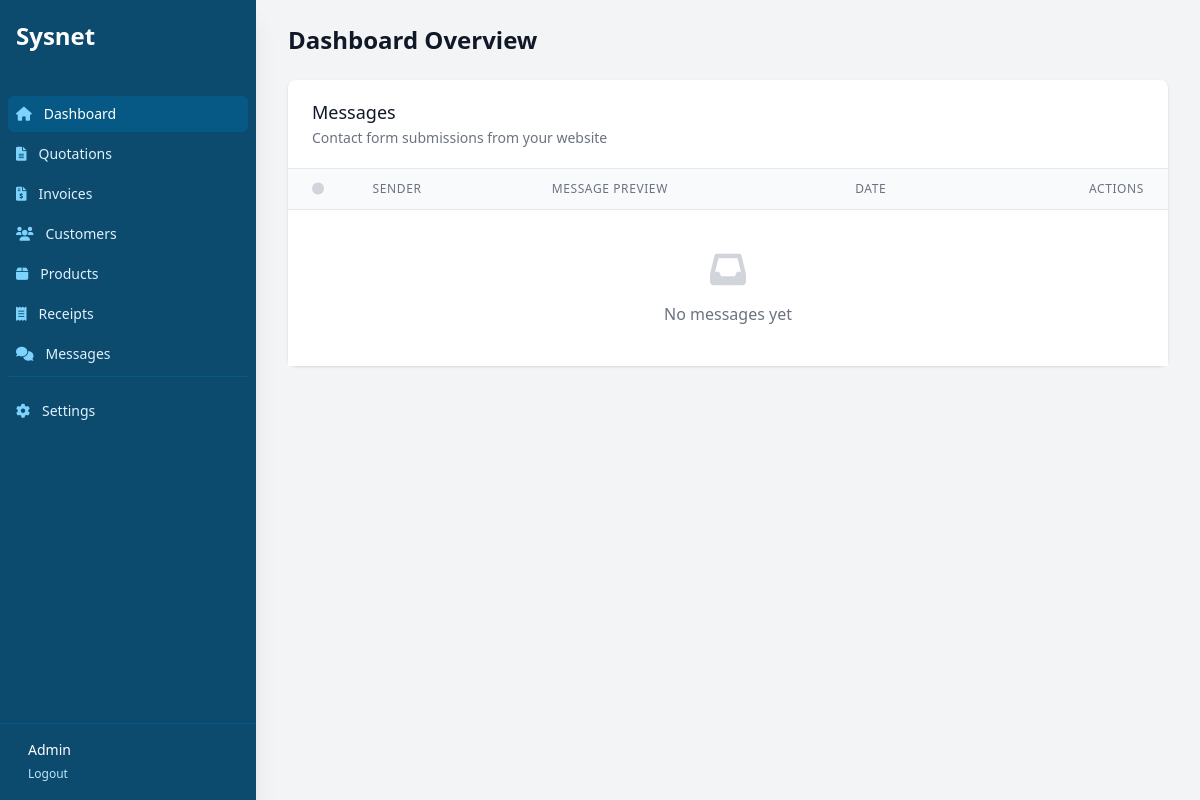
/billing/messages/ (signed in), run on an earlier commit of the app's database.
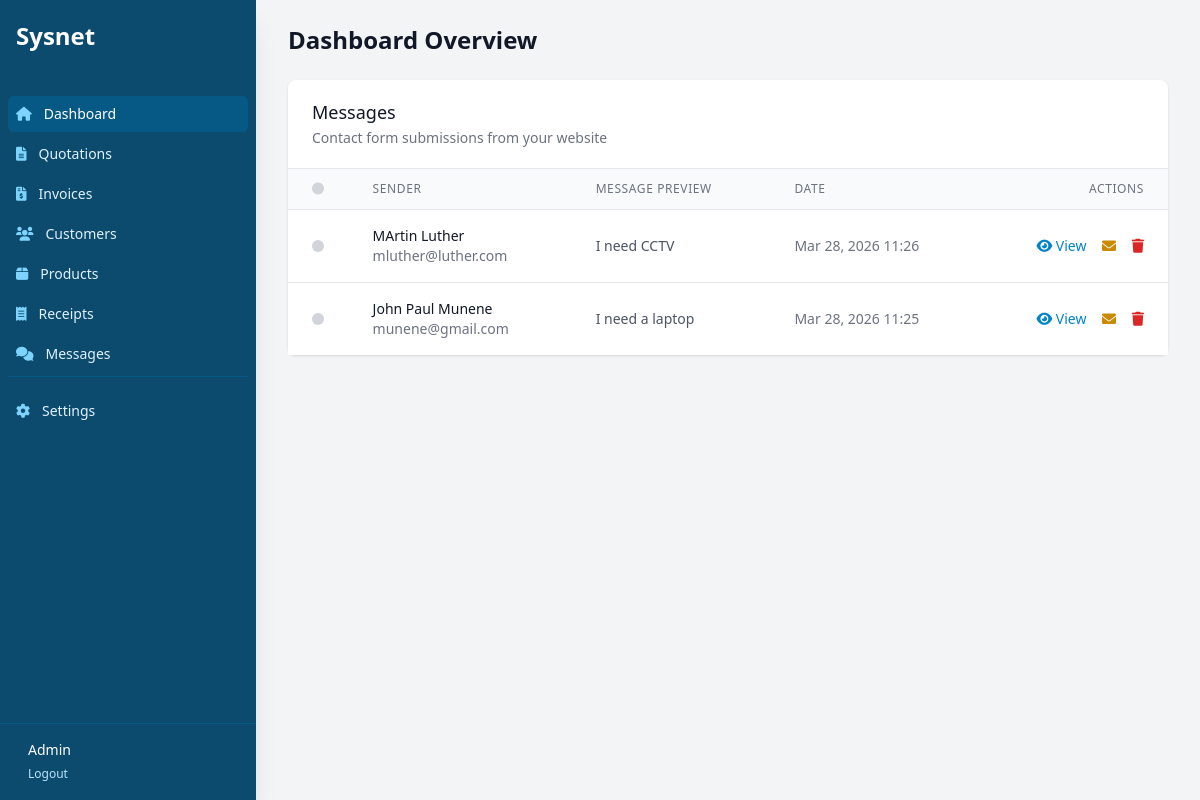
And on a later commit of the database.
### billing/models.py (models this page shows, shortened)
class ContactMessage(models.Model):
    first_name = models.CharField(max_length=100)
    last_name = models.CharField(max_length=100)
    email = models.EmailField()
    message = models.TextField()
    is_read = models.BooleanField(default=False)
    created_at = models.DateTimeField(auto_now_add=True)
    class Meta:
        ordering = ['-created_at']
    def sender_name(self):
        return f"{self.first_name} {self.last_name}"

### billing/views.py (the view)
# urls.py: path('messages/', views.message_list, name='message_list'),
@login_required
def message_list(request):
    unread_count = ContactMessage.objects.filter(is_read=False).count()
    messages_qs = ContactMessage.objects.all()
    return render(request, 'billing/message_list.html', {
        'messages': messages_qs,
        'unread_count': unread_count
    })

### billing/context_processors.py (called while the page is built)
def company_info(request):
    return {
        'company': CompanyProfile.objects.first()
    }

def unread_count(request):
    if request.user.is_authenticated:
        return {'unread_count': ContactMessage.objects.filter(is_read=False).count()}
    return {'unread_count': 0}

### templates/billing/message_list.html (shortened to what this page needs)
{% extends 'billing/base_dashboard.html' %}
{% block dashboard_content %}
<div class="bg-white shadow rounded-lg">
    <div class="px-4 py-5 border-b border-gray-200 sm:px-6 flex justify-between items-center">
        <div>
            <h3 class="text-lg leading-6 font-medium text-gray-900">Messages</h3>
            <p class="mt-1 text-sm text-gray-500">Contact form submissions from your website</p>
        </div>
    </div>
    <div class="overflow-x-auto">
        <table class="min-w-full divide-y divide-gray-200">
            <thead class="bg-gray-50">
                <tr>
                    <th class="px-6 py-3 text-left text-xs font-medium text-gray-500 uppercase tracking-wider w-10">
                        <i class="fas fa-circle text-xs {% if unread_count > 0 %}text-green-500{% else %}text-gray-300{% endif %}"></i>
                    </th>
                    <th class="px-6 py-3 text-left text-xs font-medium text-gray-500 uppercase tracking-wider">Sender</th>
                    <th class="px-6 py-3 text-left text-xs font-medium text-gray-500 uppercase tracking-wider">Message Preview</th>
                    <th class="px-6 py-3 text-left text-xs font-medium text-gray-500 uppercase tracking-wider">Date</th>
                    <th class="px-6 py-3 text-right text-xs font-medium text-gray-500 uppercase tracking-wider">Actions</th>
                </tr>
            </thead>
            <tbody class="bg-white divide-y divide-gray-200">
                {% for message in messages %}
                <tr class="hover:bg-gray-50 {% if not message.is_read %}bg-blue-50{% endif %}">
                    <td class="px-6 py-4 whitespace-nowrap">
                        {% if not message.is_read %}
                        <span class="inline-flex items-center justify-center h-3 w-3 rounded-full bg-green-500"></span>
                        {% else %}
                        <span class="inline-flex items-center justify-center h-3 w-3 rounded-full bg-gray-300"></span>
                        {% endif %}
                    </td>
                    <td class="px-6 py-4 whitespace-nowrap">
                        <div class="text-sm font-medium text-gray-900">{{ message.sender_name }}</div>
                        <div class="text-sm text-gray-500">{{ message.email }}</div>
                    </td>
                    <td class="px-6 py-4">
                        <div class="text-sm text-gray-600 truncate max-w-md">{{ message.message|truncatechars:80 }}</div>
                    </td>
                    <td class="px-6 py-4 whitespace-nowrap text-sm text-gray-500">
                        {{ message.created_at|date:"M d, Y H:i" }}
                    </td>
                    <td class="px-6 py-4 whitespace-nowrap text-right text-sm font-medium">
                        <a href="{% url 'message_detail' message.pk %}" class="text-brand-600 hover:text-brand-900 mr-3">
                            <i class="fas fa-eye"></i> View
                        </a>
                        {% if not message.is_read %}
                        <button onclick="markAsRead({{ message.pk }})" class="text-green-600 hover:text-green-900 mr-3">
                            <i class="fas fa-check"></i>
                        </button>
                        {% else %}
                        <button onclick="markAsUnread({{ message.pk }})" class="text-yellow-600 hover:text-yellow-900 mr-3">
                            <i class="fas fa-envelope"></i>
                        </button>
                        {% endif %}
                        <button onclick="deleteMessage({{ message.pk }})" class="text-red-600 hover:text-red-900">
                            <i class="fas fa-trash"></i>
                        </button>
                    </td>
                </tr>
                {% empty %}
                <tr>
                    <td colspan="5" class="px-6 py-10 text-center">
                        <i class="fas fa-inbox text-4xl text-gray-300 mb-3"></i>
                        <p class="text-gray-500">No messages yet</p>
                    </td>
                </tr>
                {% endfor %}
            </tbody>
        </table>
    </div>
</div>
{% endblock %}

### templates/billing/base_dashboard.html (shortened to what this page needs)
<!DOCTYPE html>
<html lang="en">
<head>
    <script src="https://cdn.tailwindcss.com"></script>
    <link href="https://cdnjs.cloudflare.com/ajax/libs/font-awesome/6.0.0/css/all.min.css" rel="stylesheet">
</head>
<body class="bg-gray-100 font-sans">
    <div class="flex h-screen overflow-hidden">
        <div class="hidden md:flex md:flex-shrink-0 no-print">
            <div class="flex flex-col w-64">
                <div class="flex flex-col h-0 flex-1 bg-brand-900 shadow-xl">
                    <div class="flex-1 flex flex-col pt-5 pb-4 overflow-y-auto">
                        <div class="flex items-center flex-shrink-0 px-4 mb-6">
                            <span class="text-white text-2xl font-bold">Sysnet</span>
                        </div>
                        <nav class="mt-5 flex-1 px-2 space-y-1">
                            <a href="{% url 'dashboard' %}" class="group flex items-center px-2 py-2 text-sm font-medium rounded-md text-white bg-brand-800">
                                <i class="fas fa-home mr-3 text-brand-300"></i>
                                Dashboard
                            </a>
                            <a href="{% url 'quotation_list' %}" class="group flex items-center px-2 py-2 text-sm font-medium rounded-md text-brand-100 hover:bg-brand-800 hover:text-white">
                                <i class="fas fa-file-alt mr-3 text-brand-300 group-hover:text-white"></i>
                                Quotations
                            </a>
                            <a href="{% url 'invoice_list' %}" class="group flex items-center px-2 py-2 text-sm font-medium rounded-md text-brand-100 hover:bg-brand-800 hover:text-white">
                                <i class="fas fa-file-invoice-dollar mr-3 text-brand-300 group-hover:text-white"></i>
                                Invoices
                            </a>
                            <a href="{% url 'customer_list' %}" class="group flex items-center px-2 py-2 text-sm font-medium rounded-md text-brand-100 hover:bg-brand-800 hover:text-white">
                                <i class="fas fa-users mr-3 text-brand-300 group-hover:text-white"></i>
                                Customers
                            </a>
                            <a href="{% url 'product_list' %}" class="group flex items-center px-2 py-2 text-sm font-medium rounded-md text-brand-100 hover:bg-brand-800 hover:text-white">
                                <i class="fas fa-box mr-3 text-brand-300 group-hover:text-white"></i>
                                Products
                            </a>
                             <a href="{% url 'receipt_list' %}" class="group flex items-center px-2 py-2 text-sm font-medium rounded-md text-brand-100 hover:bg-brand-800 hover:text-white">
                                <i class="fas fa-receipt mr-3 text-brand-300 group-hover:text-white"></i>
                                Receipts
                            </a>
                            <a href="{% url 'message_list' %}" class="group flex items-center px-2 py-2 text-sm font-medium rounded-md text-brand-100 hover:bg-brand-800 hover:text-white relative">
                                <i class="fas fa-comments mr-3 text-brand-300 group-hover:text-white"></i>
                                Messages
                            </a>
                            <div class="pt-4 mt-4 border-t border-brand-800">
                                <a href="{% url 'company_settings' %}" class="group flex items-center px-2 py-2 text-sm font-medium rounded-md text-brand-100 hover:bg-brand-800 hover:text-white">
                                    <i class="fas fa-cog mr-3 text-brand-300 group-hover:text-white"></i>
                                    Settings
                                </a>
                            </div>
                        </nav>
                    </div>
                    <div class="flex-shrink-0 flex border-t border-brand-800 p-4">
                        <div class="flex items-center">
                            <div class="ml-3">
                                <p class="text-sm font-medium text-white">
                                    {{ user.username|title }}
                                </p>
                                <form action="{% url 'logout' %}" method="post" class="inline">
                                    <button type="submit" class="text-xs font-medium text-brand-200 hover:text-white group-hover:text-white">
                                        Logout
                                    </button>
                                </form>
                            </div>
                        </div>
                    </div>
                </div>
            </div>
        </div>
        <div class="flex flex-col w-0 flex-1 overflow-hidden">
            <main class="flex-1 relative overflow-y-auto focus:outline-none">
                <div class="py-6">
                    <div class="max-w-7xl mx-auto px-4 sm:px-6 md:px-8 mb-6 no-print">
                        <h1 class="text-2xl font-semibold text-gray-900">Dashboard Overview</h1>
                    </div>
                    <div class="max-w-7xl mx-auto px-4 sm:px-6 md:px-8">
                        {% block dashboard_content %}{% endblock %}
                    </div>
                </div>
            </main>
        </div>
    </div>
</body>
</html>

What changed in the data, as far as the page shows it:
added ContactMessage: is_read True (drawn), sender_name "MArtin Luther", email "mluther@luther.com", message "I need CCTV", created_at "Mar 28, 2026 11:26"
added ContactMessage: is_read True (drawn), sender_name "John Paul Munene", email "munene@gmail.com", message "I need a laptop", created_at "Mar 28, 2026 11:25"
Also different on the page:
text no longer shown: "No messages yet"
